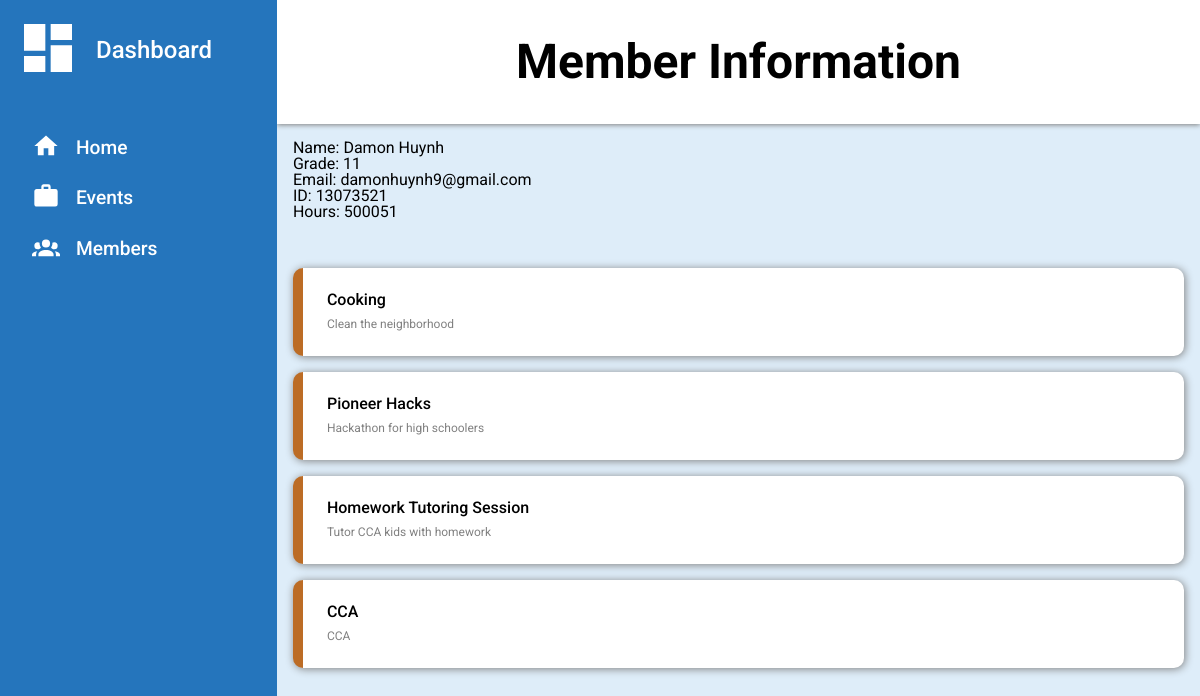
The page /member/2 on the database its author committed.
### app.py (models this page shows)
class Member(db.Model):
    id = db.Column(db.Integer, primary_key = True)
    name = db.Column(db.String(100), unique = False, index = True)
    student_id = db.Column(db.Integer, index = True, unique = False)
    hours = db.Column(db.Integer, index = True, unique = False)
    grade = db.Column(db.Integer, index = True, unique = False)
    email = db.Column(db.String(100), unique = False, index = True)
    events = db.relationship('Event', secondary = member_event, backref = 'members')

class Event(db.Model):
    id = db.Column(db.Integer, primary_key = True)
    name = db.Column(db.String(100), unique = False, index = True)
    description = db.Column(db.String(250), unique = False, index = True)
    address = db.Column(db.String(250), unique = False, index = True)
    date = db.Column(db.String(40), unique = False, index = True)
    hours = db.Column(db.Integer, index = True, unique = False)

### app.py (the view)
@app.route('/member/<int:id>')
def member(id):
    member = Member.query.get(id)
    return render_template('member.html', member = member)

### templates/member.html (shortened to what this page needs)
{% extends 'base.html' %}
{% block content %}
<div class="header">
    <div class = "eventName">
        <p>Member Information</p>
    </div>
</div>
<div class="sidebar">
    <p><span><svg class="dash clickable" xmlns="http://www.w3.org/2000/svg" viewBox="0 0 24 24"><title>view-dashboard</title><path d="M13,3V9H21V3M13,21H21V11H13M3,21H11V15H3M3,13H11V3H3V13Z" /></svg></span>Dashboard</p>
    <ul>
        <a href="{{ url_for('dashboard') }}">
            <li class="clickable"><span><svg xmlns="http://www.w3.org/2000/svg" viewBox="0 0 24 24"><title>home</title><path d="M10,20V14H14V20H19V12H22L12,3L2,12H5V20H10Z" /></svg></span>Home</li>
        </a>
        <a href="{{ url_for('events') }}">
            <li class="clickable"><span><svg xmlns="http://www.w3.org/2000/svg" viewBox="0 0 24 24"><title>briefcase</title><path d="M10,2H14A2,2 0 0,1 16,4V6H20A2,2 0 0,1 22,8V19A2,2 0 0,1 20,21H4C2.89,21 2,20.1 2,19V8C2,6.89 2.89,6 4,6H8V4C8,2.89 8.89,2 10,2M14,6V4H10V6H14Z" /></svg></span>Events</li>
        </a>
        <a href="{{ url_for('members') }}">
            <li class="clickable"><span></span>Members</li>
        </a>
    </ul>
</div>
<div class="content">
    <div>
        <p>Name: {{ member.name }}</p>
        <p>Grade: {{ member.grade }}</p>
        <p>Email: {{ member.email }}</p>
        <p>ID: {{ member.student_id }}</p>
        <p>Hours: {{ member.hours }}</p>
        <div class="events">
            <p class="content-label"></p>
            {% for event in member.events %}
                <a class="clickable" href="{{ url_for('event', id = event.id) }}">
                    <div>
                        <p>{{ event.name }}</p>
                        {{ event.description }}
                    </div>
                </a>
            {% endfor %}
        </div>
    </div>
</div>
{% endblock %}

### static/style.css (style rules this page uses)
html, body, div, span, applet, object, iframe, h1, h2, h3, h4, h5, h6, p, blockquote, pre, a, abbr, acronym, address, big, cite, code, del, dfn, em, img, ins, kbd, q, s, samp, small, strike, strong, sub, sup, tt, var, b, u, i, center, dl, dt, dd, ol, ul, li, fieldset, form, label, legend, table, caption, tbody, tfoot, thead, tr, th, td, article, aside, canvas, details, embed, figure, figcaption, footer, header, hgroup, menu, nav, output, ruby, section, summary, time, mark, audio, video { margin: 0; padding: 0; border: 0; font-size: 100%; font: inherit; vertical-align: baseline; }
body { line-height: 1; font-family: "Roboto"; }
ol, ul { list-style: none; }
:root { --sidebar: #2575bc; --project-border: #BC6C25; --main-background: #deedf9; --text-color: rgb(255, 255, 255); }
body { display: grid; grid-template-rows: 1fr 9fr; grid-template-columns: 1.2fr 4fr; height: 100vh; background-color: var(--main-background); }
.header { background-color: white; grid-column: 2; grid-row: 1 / 2; display: flex; flex-direction: column; justify-content: space-between; grid-template-rows: 1fr 2.5fr; padding: .75rem 2rem; line-height: 1.5rem; box-shadow: 0px 1px 5px grey; row-gap: 1rem; }
.eventName { height: 100px; display: flex; justify-content: center; align-items: center; font-weight: 700; font-size: 3rem; line-height: 3rem; }
.sidebar { background-color: var(--sidebar); grid-row: 1 / 3; padding: 1rem; }
a { text-decoration: none; }
.sidebar ul { display: grid; font-size: 1.2rem; margin-bottom: 3rem; gap: 1.2rem; }
.sidebar li, .sidebar p { color: var(--text-color); font-weight:500; display: flex; align-items: center; }
.sidebar p { font-size: 1.5rem; margin-bottom: 3rem; }
.content { padding: 1rem; }
.content-label { font-weight: 500; font-size: 1.1rem; grid-row: 1; grid-column: 1 / -1; }
.events, .members { grid-row: 1 / 4; display: grid; grid-template-rows: 2rem; gap: 1rem; grid-template-columns: 1fr; }
.events a>div, .members>a>div { display: flex; flex-direction: column; justify-content: space-between; background-color: white; border-radius: 10px; padding: 1.5rem; box-shadow: 1px 1px 8px grey; border-left: 10px solid var(--project-border); font-size: .75rem; color: grey; line-height: 1rem; transition: 100ms ease-out; }
.events div > p, .members div > p { color: black; font-size: 1rem; font-weight: 500; margin-bottom: .5rem; }
.sidebar svg { fill: white; padding-right: 1rem; }
.dash { width: 4rem; }
li svg { margin-left: 1rem; width: 1.75rem; }
.clickable, .events>div, .members>p { cursor: pointer; }

### rows shown on the page
Member: name "Damon Huynh", grade "11", email "damonhuynh9@gmail.com", student_id "13073521", hours "500051"
Event: name "Cooking", description "Clean the neighborhood"
Event: name "Pioneer Hacks", description "Hackathon for high schoolers"
Event: name "Homework Tutoring Session", description "Tutor CCA kids with homework"
Event: name "CCA", description "CCA"
